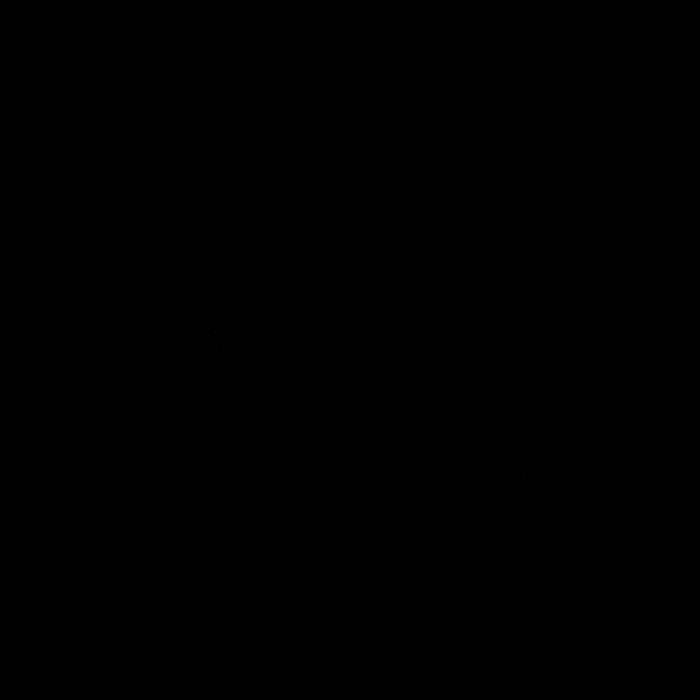
Frame 1 (no input)
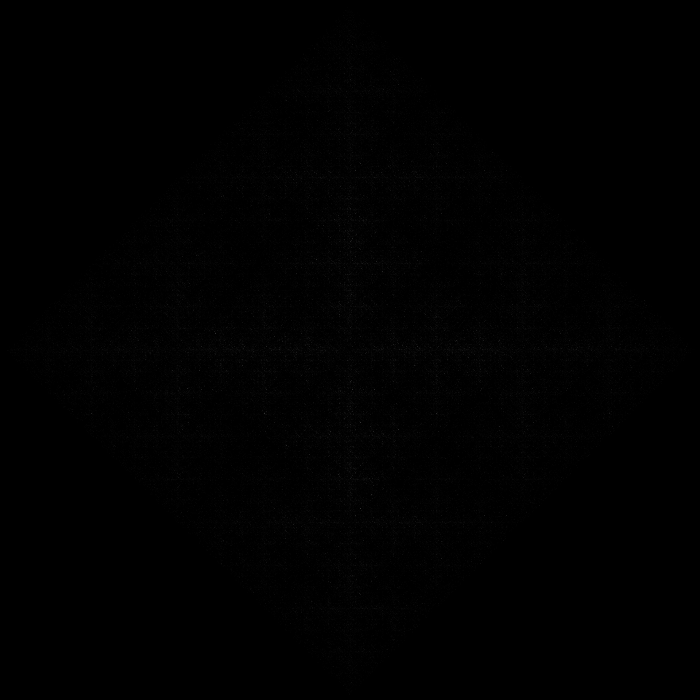
Frame 60 (no input)
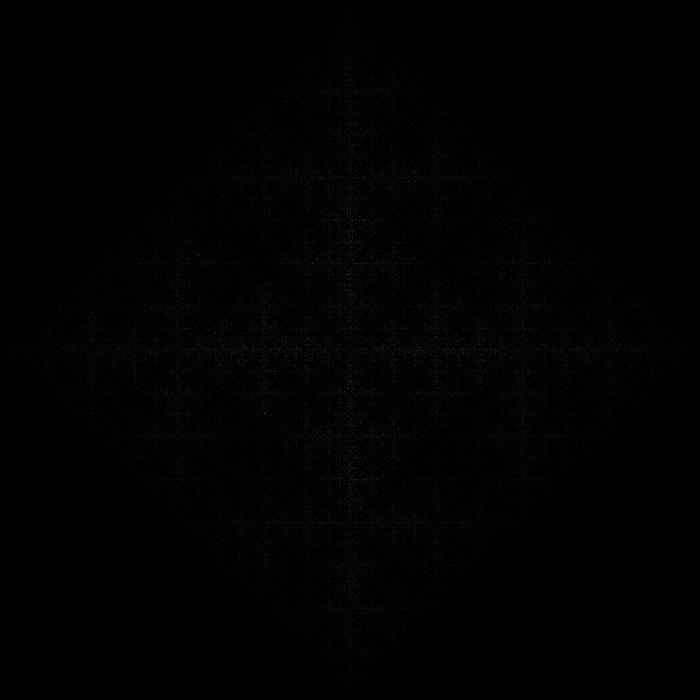
Frame 120 (the mouse pressed at the canvas centre since frame 60)

The p5.js sketch that drew these frames (run headless with seeded random() and noise() and a simulated clock; from frame 60 on, the mouse is pressed at the canvas centre):

// p5.js sketch
// ── sketch.js
let firstPoint;

let xPoints = [];
let yPoints = [];

let flees = [];
let nFlee = 4; //Number of flee points (nb of peaks, must be >=3);

const surfaceSqrt = 700; //size of r where screen is (r*r);

let cnt = 0;
const jump = 4000;//How many times do we execute the algo per frame;
const maxP = 100000000;//Maximum of points on the screen;

let beg = 0;
const opacity = 5;// in %

let p, q;


function setup() {
  
  createCanvas(surfaceSqrt, surfaceSqrt);
  background(0);
  translate(width / 2, height / 2);

  //divide the space in [nFlee] corners
  for (var j = 0; j <= nFlee; j++) {
    addPoint();
  }
  
  partition();
  
  //giving a first point that is inside the resultant polygon.
  firstP();

  stroke(255, 255, 255, opacity);
  strokeWeight(1);
}

function draw() {
  
  translate(width / 2, height / 2);
  
  for (var i = 0; i < jump; i++) {
    
    choose();
    process(p, q);
  }
  
  drawP();

  if (cnt >= maxP) noLoop();
}

function choose() {
  
  //choose 1 random point, and 1 random flee, and put a point halfway. point(p,q);
  let r = round(random(flees.length));
  let index = round(random(cnt - 1));
  
  q = createVector(0, 0);
  p = createVector(xPoints[index], yPoints[index]);

  for (var i = 1; i < flees.length; i++) {
    if (r == i) q = flees[i];
  }
}

function process(a, b) {
  
  xPoints.push((a.x + b.x) / 2);
  yPoints.push((a.y + b.y) / 2);
  
  cnt++;
}

function drawP() {
  
  stroke(255, 255, 255, opacity);
  strokeWeight(1);
  
  for (var i = beg; i < cnt; i++) {
    
    point(xPoints[i], yPoints[i]);
    beg++;
  }

}


function addPoint() {
  
  let f = createVector(0, 1).setMag((surfaceSqrt - 10) / 2);
  flees.push(f);
}


function partition() {
  
  let sum = 0;
  let trace;
  let di;

  di = TWO_PI / (flees.length - 1);

  for (i = 1; i < flees.length; i++) {
    
    flees[i] = createVector(
      flees[i - 1].x * cos(di) - flees[i - 1].y * sin(di),
      flees[i - 1].x * sin(di) + flees[i - 1].y * cos(di)
    ).setMag((surfaceSqrt - 10) / 2);
    
  }
}


function inside(x, y) {
  
  const n = flees.length;
  
  let isInside = true;

  for (let i = 0; i < n; i++) {
    
    const x1 = flees[i].x;
    const y1 = flees[i].y;

    const x2 = flees[(i + 1) % n].x;
    const y2 = flees[(i + 1) % n].y;

    const crossProduct = (x2 - x1) * (y - y1) - (y2 - y1) * (x - x1);

    if (crossProduct < 0) {
      
      isInside = false;
      break;
    }
  }

  return isInside;
}


function firstP() {
  
  firstPoint = createVector(random(width), random(height));

  if (inside(firstPoint.x, firstPoint.y)) {
    
    xPoints.push(firstPoint.x);
    yPoints.push(firstPoint.y);
    
    cnt++;
    
    return;
  } else firstP();
}
